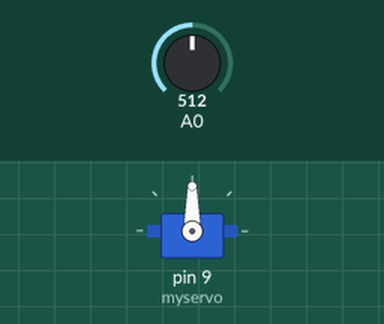
Bench run of a sketch on a simulated Arduino Uno, built with avr-gcc and run on an emulated ATmega328P. Shown: servo. Inputs (shaded band) come from the test bench; at power-on: A0 = 512.

Above: at 1.2 s.
1.3 s: A0 set to 716
At 1.7 s:
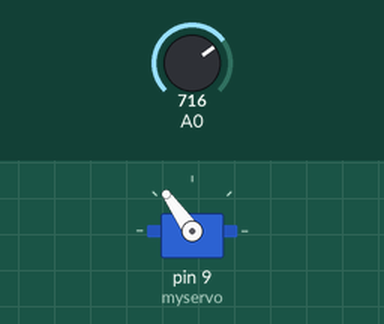
2.8 s: A0 set to 900
At 4.0 s:
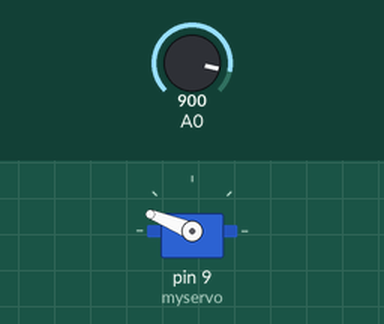
4.3 s: A0 set to 1023
At 5.2 s:
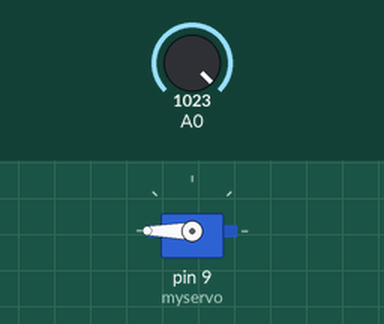
5.8 s: A0 set to 306
At 6.3 s:
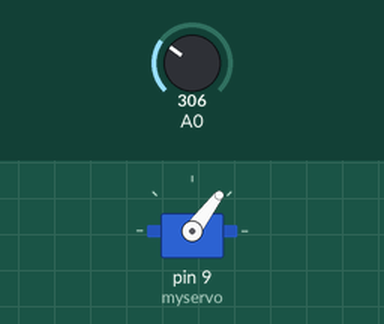
7.3 s: A0 set to 122
At 8.7 s:
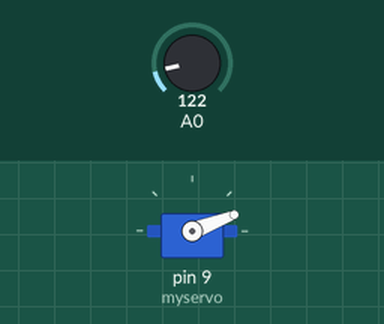
Timing chart, 0 to 9.8 s (numbered marks = the images above; inputs shaded):
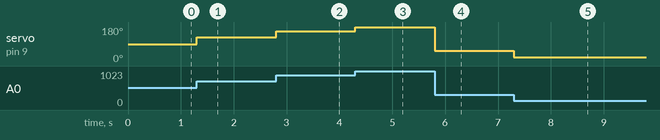

The sketch:

4_lab2_ServoMotor_Potentiometer.ino
```cpp
// 202037071 정지우
#include <Servo.h>
Servo myservo;
void setup() {
  // put your setup code here, to run once:
  myservo.attach(9);
}

void loop() {
  // put your main code here, to run repeatedly:
  int val = map(analogRead(A0), 0, 1023, 0, 180);
  myservo.write(val);
}
```

Measured:
- after the input at 1.3 s, servo on pin 9 (myservo): 90° → 125° at once
- after the input at 2.8 s, servo on pin 9 (myservo): 125° → 158° at once
- after the input at 4.3 s, servo on pin 9 (myservo): 158° → 180° at once
- after the input at 5.8 s, servo on pin 9 (myservo): 180° → 53° at once
- after the input at 7.3 s, servo on pin 9 (myservo): 53° → 21° at once
